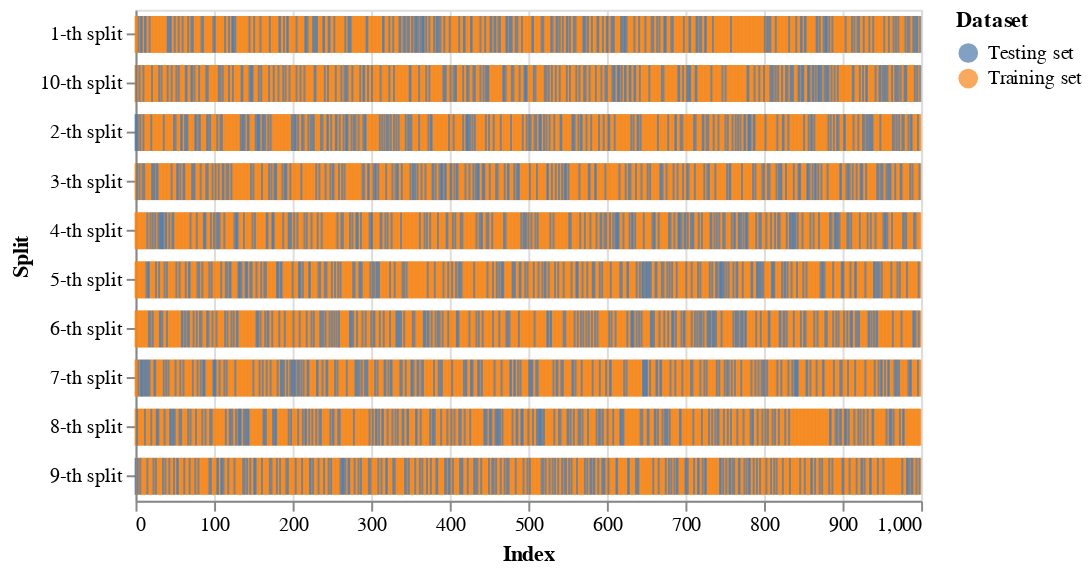

The code cell stored with this chart in its notebook:
### Markdown cell above
## Repeated *k*-Fold CV
*k*-Fold를 여러번 반복하는 Repeated *k*-Fold는 매번 *k*개의 Split들을 생성하기 전에 전체 데이터를 무작위로 섞어준다. 당연히, 한번 *k*-Fold를 하는 것보다 더 나은 성능 추정이 가능하다.
이전 CV 방법과 마찬가지로, Stratification 적용 여부에 따라 [sklearn.model_selection.RepeatedKFold](https://scikit-learn.org/stable/modules/generated/sklearn.model_selection.RepeatedKFold.html#sklearn.model_selection.RepeatedKFold)과 [sklearn.model_selection.RepeatedStratifiedKFold](https://scikit-learn.org/stable/modules/generated/sklearn.model_selection.RepeatedStratifiedKFold.html#sklearn.model_selection.RepeatedStratifiedKFold) 의 두 가지 구현체가 존재한다.

### Code cell
import numpy as np
from sklearn.datasets import make_classification
from sklearn.model_selection import RepeatedStratifiedKFold


X, y = make_classification(
    n_samples=1000, # 총 샘플 개수
    n_features=15, # 특성값 수
    n_redundant=1, # 다중공선성을 가지는 특성값 수
    n_clusters_per_class=1, # 레이블 값 별 데이터 군집의 수
    weights=[0.99, 0.01], # 레이블 값 비율
    flip_y=0, # 레이블 값에 적용할 노이즈 비율
    random_state=42
)

splitter = RepeatedStratifiedKFold(
    n_splits=5, # 생성할 Split의 갯수 (또는 k)
    n_repeats=2, # 반복 횟수; 즉 k-Fold들 두 번 반복하되, 매 반복마다 전체 데이터를 섞는다.
    random_state=42
)

chart, stat = vis_and_stats(splitter, X, y)
display(chart)
display(stat)

### Figure 1 — Vega-Lite specification as saved in the notebook (floating-point values rounded to 4 significant figures; data arrays with more than 128 entries replaced by an {"elided": "..."} marker saying what was removed)
{"config": {"view": {"continuousWidth": 400, "continuousHeight": 300}}, "data": {"name": "data-200c5acc8b6a995c2fafb76e7c67fe17"}, "mark": {"type": "tick", "bandSize": 20, "thickness": 1}, "encoding": {"color": {"field": "Dataset", "type": "nominal"}, "x": {"field": "Index", "type": "quantitative"}, "y": {"field": "Split", "type": "ordinal"}}, "height": 250, "$schema": "https://vega.github.io/schema/vega-lite/v4.17.0.json", "datasets": {"data-200c5acc8b6a995c2fafb76e7c67fe17": {"elided": "10000 records"}}}
